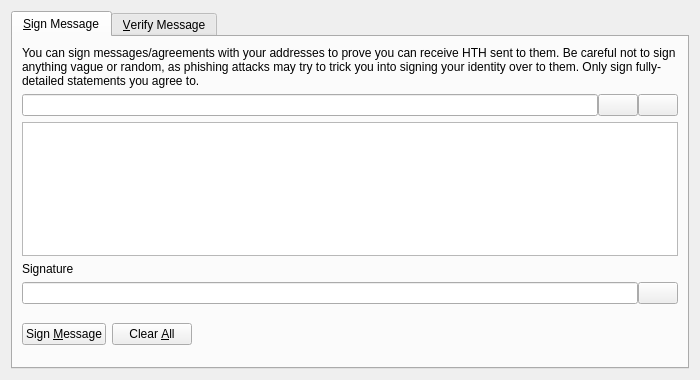
<?xml version="1.0" encoding="UTF-8"?>
<ui version="4.0">
 <class>SignVerifyMessageDialog</class>
 <widget class="QDialog" name="SignVerifyMessageDialog">
  <property name="geometry">
   <rect>
    <x>0</x>
    <y>0</y>
    <width>700</width>
    <height>380</height>
   </rect>
  </property>
  <property name="windowTitle">
   <string>Signatures - Sign / Verify a Message</string>
  </property>
  <property name="modal">
   <bool>true</bool>
  </property>
  <layout class="QVBoxLayout" name="verticalLayout">
   <item>
    <widget class="QTabWidget" name="tabWidget">
     <property name="currentIndex">
      <number>0</number>
     </property>
     <widget class="QWidget" name="tabSignMessage">
      <attribute name="title">
       <string>&amp;Sign Message</string>
      </attribute>
      <layout class="QVBoxLayout" name="verticalLayout_SM">
       <item>
        <widget class="QLabel" name="infoLabel_SM">
         <property name="text">
          <string>You can sign messages/agreements with your addresses to prove you can receive HTH sent to them. Be careful not to sign anything vague or random, as phishing attacks may try to trick you into signing your identity over to them. Only sign fully-detailed statements you agree to.</string>
         </property>
         <property name="textFormat">
          <enum>Qt::PlainText</enum>
         </property>
         <property name="wordWrap">
          <bool>true</bool>
         </property>
        </widget>
       </item>
       <item>
        <layout class="QHBoxLayout" name="horizontalLayout_1_SM">
         <property name="spacing">
          <number>0</number>
         </property>
         <item>
          <widget class="QValidatedLineEdit" name="addressIn_SM">
           <property name="toolTip">
            <string>The HelpTheHomeless address to sign the message with</string>
           </property>
          </widget>
         </item>
         <item>
          <widget class="QPushButton" name="addressBookButton_SM">
           <property name="toolTip">
            <string>Choose previously used address</string>
           </property>
           <property name="text">
            <string/>
           </property>
           <property name="shortcut">
            <string>Alt+A</string>
           </property>
           <property name="autoDefault">
            <bool>false</bool>
           </property>
          </widget>
         </item>
         <item>
          <widget class="QPushButton" name="pasteButton_SM">
           <property name="toolTip">
            <string>Paste address from clipboard</string>
           </property>
           <property name="text">
            <string/>
           </property>
           <property name="shortcut">
            <string>Alt+P</string>
           </property>
           <property name="autoDefault">
            <bool>false</bool>
           </property>
          </widget>
         </item>
        </layout>
       </item>
       <item>
        <widget class="QPlainTextEdit" name="messageIn_SM">
         <property name="toolTip">
          <string>Enter the message you want to sign here</string>
         </property>
        </widget>
       </item>
       <item>
        <widget class="QLabel" name="signatureLabel_SM">
         <property name="text">
          <string>Signature</string>
         </property>
         <property name="textFormat">
          <enum>Qt::PlainText</enum>
         </property>
        </widget>
       </item>
       <item>
        <layout class="QHBoxLayout" name="horizontalLayout_2_SM">
         <property name="spacing">
          <number>0</number>
         </property>
         <item>
          <widget class="QLineEdit" name="signatureOut_SM">
           <property name="font">
            <font>
             <italic>true</italic>
            </font>
           </property>
           <property name="readOnly">
            <bool>true</bool>
           </property>
          </widget>
         </item>
         <item>
          <widget class="QPushButton" name="copySignatureButton_SM">
           <property name="toolTip">
            <string>Copy the current signature to the system clipboard</string>
           </property>
           <property name="text">
            <string/>
           </property>
           <property name="autoDefault">
            <bool>false</bool>
           </property>
          </widget>
         </item>
        </layout>
       </item>
       <item>
        <layout class="QHBoxLayout" name="horizontalLayout_3_SM">
         <item>
          <widget class="QPushButton" name="signMessageButton_SM">
           <property name="toolTip">
            <string>Sign the message to prove you own this HelpTheHomeless address</string>
           </property>
           <property name="text">
            <string>Sign &amp;Message</string>
           </property>
           <property name="autoDefault">
            <bool>false</bool>
           </property>
          </widget>
         </item>
         <item>
          <widget class="QPushButton" name="clearButton_SM">
           <property name="toolTip">
            <string>Reset all sign message fields</string>
           </property>
           <property name="text">
            <string>Clear &amp;All</string>
           </property>
           <property name="autoDefault">
            <bool>false</bool>
           </property>
          </widget>
         </item>
         <item>
          <spacer name="horizontalSpacer_1_SM">
           <property name="orientation">
            <enum>Qt::Horizontal</enum>
           </property>
           <property name="sizeHint" stdset="0">
            <size>
             <width>40</width>
             <height>48</height>
            </size>
           </property>
          </spacer>
         </item>
         <item>
          <widget class="QLabel" name="statusLabel_SM">
           <property name="font">
            <font>
             <weight>75</weight>
             <bold>true</bold>
            </font>
           </property>
           <property name="text">
            <string/>
           </property>
           <property name="wordWrap">
            <bool>true</bool>
           </property>
          </widget>
         </item>
         <item>
          <spacer name="horizontalSpacer_2_SM">
           <property name="orientation">
            <enum>Qt::Horizontal</enum>
           </property>
           <property name="sizeHint" stdset="0">
            <size>
             <width>40</width>
             <height>48</height>
            </size>
           </property>
          </spacer>
         </item>
        </layout>
       </item>
      </layout>
     </widget>
     <widget class="QWidget" name="tabVerifyMessage">
      <attribute name="title">
       <string>&amp;Verify Message</string>
      </attribute>
      <layout class="QVBoxLayout" name="verticalLayout_VM">
       <item>
        <widget class="QLabel" name="infoLabel_VM">
         <property name="text">
          <string>Enter the receiver's address, message (ensure you copy line breaks, spaces, tabs, etc. exactly) and signature below to verify the message. Be careful not to read more into the signature than what is in the signed message itself, to avoid being tricked by a man-in-the-middle attack. Note that this only proves the signing party receives with the address, it cannot prove sendership of any transaction!</string>
         </property>
         <property name="textFormat">
          <enum>Qt::PlainText</enum>
         </property>
         <property name="alignment">
          <set>Qt::AlignLeading|Qt::AlignLeft|Qt::AlignTop</set>
         </property>
         <property name="wordWrap">
          <bool>true</bool>
         </property>
        </widget>
       </item>
       <item>
        <layout class="QHBoxLayout" name="horizontalLayout_1_VM">
         <property name="spacing">
          <number>0</number>
         </property>
         <item>
          <widget class="QValidatedLineEdit" name="addressIn_VM">
           <property name="toolTip">
            <string>The HelpTheHomeless address the message was signed with</string>
           </property>
          </widget>
         </item>
         <item>
          <widget class="QPushButton" name="addressBookButton_VM">
           <property name="toolTip">
            <string>Choose previously used address</string>
           </property>
           <property name="text">
            <string/>
           </property>
           <property name="shortcut">
            <string>Alt+A</string>
           </property>
           <property name="autoDefault">
            <bool>false</bool>
           </property>
          </widget>
         </item>
        </layout>
       </item>
       <item>
        <widget class="QPlainTextEdit" name="messageIn_VM"/>
       </item>
       <item>
        <widget class="QValidatedLineEdit" name="signatureIn_VM"/>
       </item>
       <item>
        <layout class="QHBoxLayout" name="horizontalLayout_2_VM">
         <item>
          <widget class="QPushButton" name="verifyMessageButton_VM">
           <property name="toolTip">
            <string>Verify the message to ensure it was signed with the specified HelpTheHomeless address</string>
           </property>
           <property name="text">
            <string>Verify &amp;Message</string>
           </property>
           <property name="autoDefault">
            <bool>false</bool>
           </property>
          </widget>
         </item>
         <item>
          <widget class="QPushButton" name="clearButton_VM">
           <property name="toolTip">
            <string>Reset all verify message fields</string>
           </property>
           <property name="text">
            <string>Clear &amp;All</string>
           </property>
           <property name="autoDefault">
            <bool>false</bool>
           </property>
          </widget>
         </item>
         <item>
          <spacer name="horizontalSpacer_1_VM">
           <property name="orientation">
            <enum>Qt::Horizontal</enum>
           </property>
           <property name="sizeHint" stdset="0">
            <size>
             <width>40</width>
             <height>48</height>
            </size>
           </property>
          </spacer>
         </item>
         <item>
          <widget class="QLabel" name="statusLabel_VM">
           <property name="font">
            <font>
             <weight>75</weight>
             <bold>true</bold>
            </font>
           </property>
           <property name="text">
            <string/>
           </property>
           <property name="wordWrap">
            <bool>true</bool>
           </property>
          </widget>
         </item>
         <item>
          <spacer name="horizontalSpacer_2_VM">
           <property name="orientation">
            <enum>Qt::Horizontal</enum>
           </property>
           <property name="sizeHint" stdset="0">
            <size>
             <width>40</width>
             <height>48</height>
            </size>
           </property>
          </spacer>
         </item>
        </layout>
       </item>
      </layout>
     </widget>
    </widget>
   </item>
  </layout>
 </widget>
 <customwidgets>
  <customwidget>
   <class>QValidatedLineEdit</class>
   <extends>QLineEdit</extends>
   <header>qvalidatedlineedit.h</header>
  </customwidget>
 </customwidgets>
 <resources>
  <include location="../dash.qrc"/>
 </resources>
 <connections/>
</ui>
